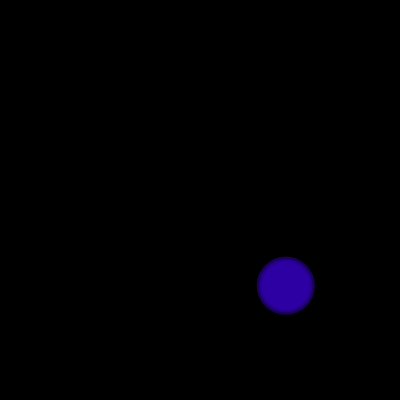
Frame 1 (no input)
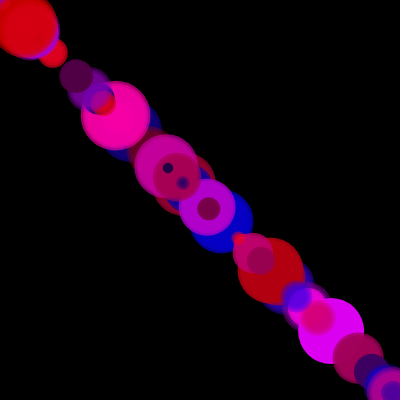
Frame 60 (no input)
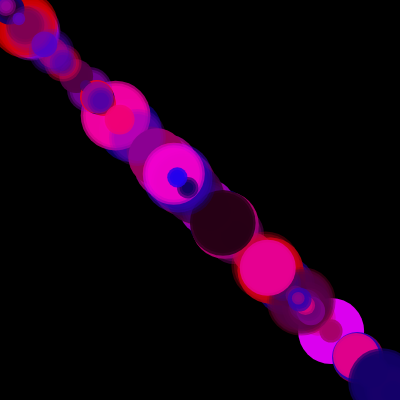
Frame 120 (the mouse pressed at the canvas centre since frame 60)

The p5.js sketch that drew these frames (run headless with seeded random() and noise() and a simulated clock; from frame 60 on, the mouse is pressed at the canvas centre):

// p5.js sketch
// ── sketch.js
let x, y, r, g, b, a;
let growth;
// xy center of circle
// rgb and alpha

function setup() {
  createCanvas(400, 400);
  background(0);
}

function draw() {
  //x = random(0, 400);
  /**********************/
  x = y = random(0, 400);
  /**********************/
  r = random(0, 255);
  g = 0;
  b = random(0, 255);
  a = random(50, 255); // alpha is 0-255
  growth = random(0, 2);

  noStroke(); //no outline
  //stroke(1)
  fill(r, g, b, a); //put color before circle
  circle(x, y, 30 * growth);
  circle(x, y, 30 * growth + 5);
  circle(x, y, 30 * growth + 10);

  console.log(" x=" + x);
}
